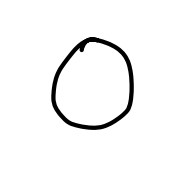
#> input picture HW5-03/Data/0/0_1.jpg, 175 x 181 px
$ python module5-3.py Data/0/0_1.jpg 5
#> lines starting #> are read from the running program, lines starting #| are printed output that depends on the picture
import sys
import cv2
import numpy as np
import matplotlib.pyplot as plt
import pickle

class Mnist():
    """
    A class to represent an MNIST-like neural network model for digit classification.
    """

    def __init__(self):
        """
        Initializes an instance of the Mnist class, preparing a dictionary to hold the model parameters.
        """
        self.params = {}

    # [25 lines left out: functions sigmoid, softmax, not called in this run]

    def init_network(self):
        """
        Loads the pre-trained network parameters (weights and biases) from a .pkl file.
        """
        with open('Model/sample_weight.pkl', 'rb') as f:
            self.params = pickle.load(f)

    # [23 lines left out: function predict, not called in this run]

def main():
    """
    The main function that loads an image, preprocesses it, and uses the Mnist model to predict its digit class.
    It displays the image and prediction result, and outputs whether the prediction was correct.

    Command-line Arguments:
    image_filename (str): The path to the image file.
    actual_digit (int): The true digit label for the image.

    Usage:
    python module5-3.py <image_filename> <digit>
    """
    if len(sys.argv) < 3:
        print("Usage: python module5-3.py <image_filename> <digit>")
        return

    image_filename = sys.argv[1]
    actual_digit = int(sys.argv[2])

    # Load and preprocess the image
    image = cv2.imread(image_filename, cv2.IMREAD_GRAYSCALE)
#> image is the input picture: shape (181, 175); min 0, max 255, mean 245.6
    if image is None:
        print(f"Error: Image file '{image_filename}' not found.")
        return

    # Invert colors and sharpen the image
    image = cv2.bitwise_not(image)
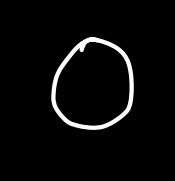
#> image: shape (181, 175); min 0, max 255, mean 9.4
    kernel = np.array([[0, -1, 0], [-1, 5, -1], [0, -1, 0]])
    image = cv2.filter2D(image, -1, kernel)

    # Resize and normalize
    image = cv2.resize(image, (28, 28))
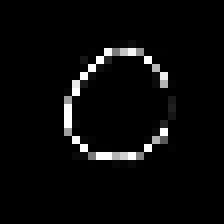
#> image: shape (28, 28) (shown 8 times larger); min 0, max 255, mean 9.2
    image = image.reshape(1, 28 * 28).astype(np.float32) / 255.0

    # Initialize Mnist class and make a prediction
    mnist_model = Mnist()
    mnist_model.init_network()
    predicted_digit = np.argmax(mnist_model.predict(image))

    # Show the image
    plt.imshow(image.reshape(28, 28), cmap='gray')
    plt.title(f"Predicted: {predicted_digit}")
    plt.show()

    # Display result
    if predicted_digit == actual_digit:
        print(f"Success: Image {image_filename} for digit {actual_digit} is recognized as {predicted_digit}.")
    else:
        print(f"Fail: Image {image_filename} is for digit {actual_digit} but the inference result is {predicted_digit}.")

if __name__ == "__main__":
#> (the run stopped early here; a loop or call above may not have finished)

$ run again, on HW5-03/Data/0/0_3.jpg
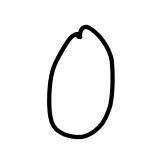
#> input picture HW5-03/Data/0/0_3.jpg, 151 x 156 px
#> in main, image is the input picture: shape (156, 151); min 0, max 255, mean 241.8
#> in main, `image = cv2.filter2D(image, -1, kernel)`:
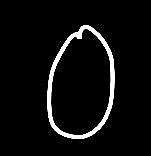
#> image: shape (156, 151); min 0, max 255, mean 13.5
#> in main, `image = cv2.resize(image, (28, 28))`:
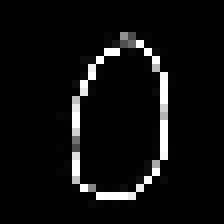
#> image: shape (28, 28) (shown 8 times larger); min 0, max 255, mean 13.9

$ run again, on HW5-03/Data/0/0_4.jpg
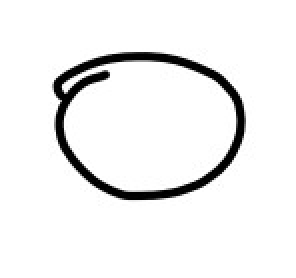
#> input picture HW5-03/Data/0/0_4.jpg, 148 x 139 px (shown 2 times larger)
#> in main, image is the input picture: shape (139, 148); min 0, max 255, mean 239.8
#> in main, `image = cv2.filter2D(image, -1, kernel)`:
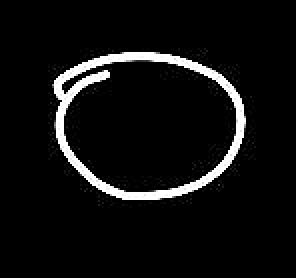
#> image: shape (139, 148) (shown 2 times larger); min 0, max 255, mean 15.4
#> in main, `image = cv2.resize(image, (28, 28))`:
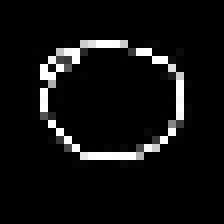
#> image: shape (28, 28) (shown 8 times larger); min 0, max 255, mean 15.7
